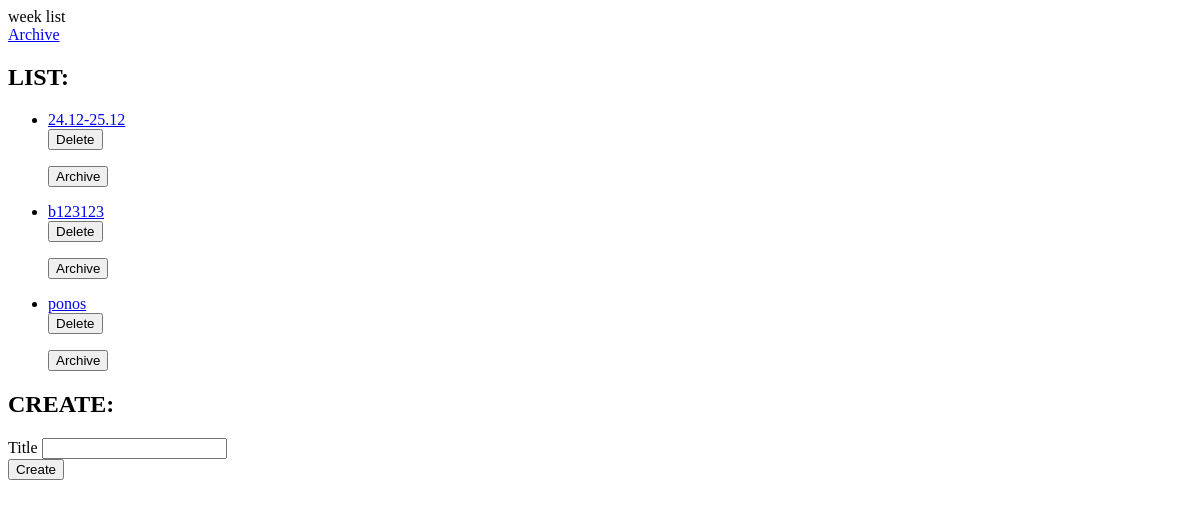
/week_list/ (signed in), run on an earlier commit of the app's database.
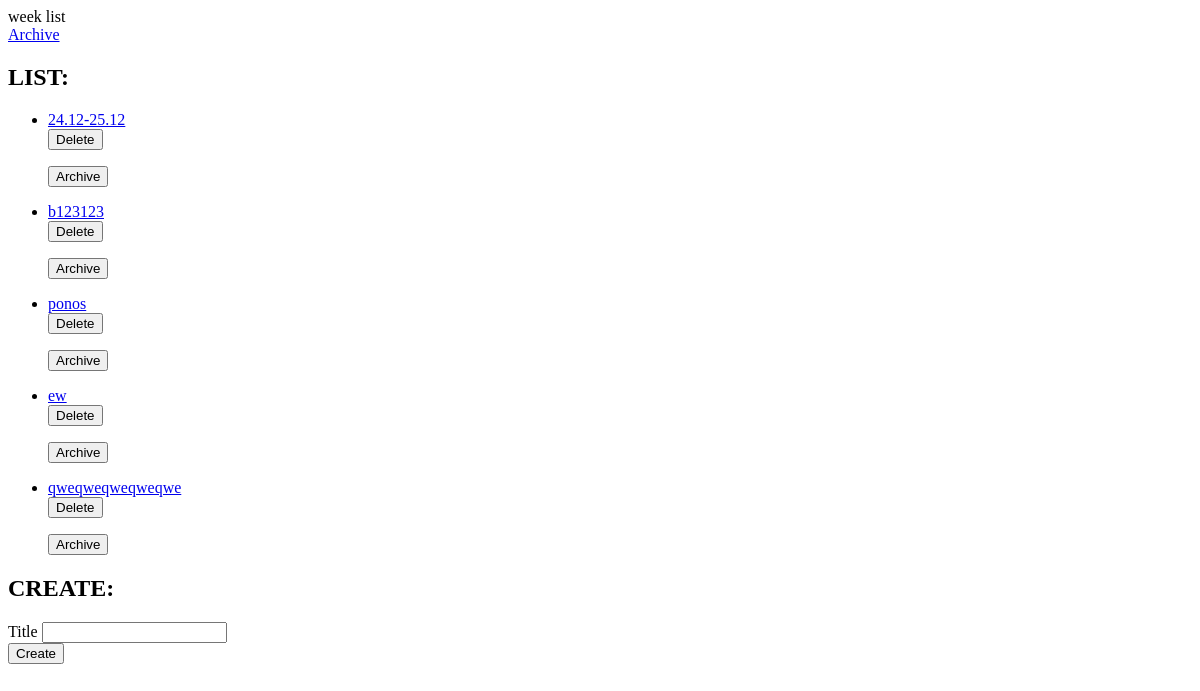
And on a later commit of the database.
### todo/models.py (models this page shows, shortened)
class Week(models.Model):
    title = models.CharField(max_length=100)
    user = models.ForeignKey(User, on_delete=models.CASCADE)
    archived = models.BooleanField(default=0)

### todo/views.py (the view)
# urls.py: path('week_list/', todo_views.week_list, name='week_list'),
@login_required
def week_list(request):
    form = TodoWeekForm()
    weeks_list = Week.objects.filter(user=request.user, archived=False)
    context = {'form': form, 'weeks_list': weeks_list}
    return render(request, 'todo/week_list.html', context)

### todo/forms.py
class TodoWeekForm(ModelForm):
    class Meta:
        model = Week
        fields = ['title']

### todo/templates/todo/week_list.html (shortened to what this page needs)
<a href="{% url 'week_list_archive' %}">Archive</a>
<h2>LIST:</h2>
<ul>
    {% for week in weeks_list %}
        <li><a href="{% url 'week_show' week.id %}">{{ week.title|truncatechars:20 }}</a></li>
        <form method="POST" action="{% url 'week_delete' week.id %}">
            <button type="submit">Delete</button>
        </form>
        <form method="POST" action="{% url 'week_archive' week.id %}">
            <button type="submit">Archive</button>
        </form>
    {% endfor %}
</ul>
<h2>CREATE:</h2>
<form method="POST" action="{% url 'week_create' %}">
    {% for field in form %}
        {{ field.label }}
        {{ field }}
        <br>
    {% endfor %}
    <button type="submit">Create</button>
</form>

What changed in the data, as far as the page shows it:
added Week: title "ew"
added Week: title "qweqweqweqweqwe"
